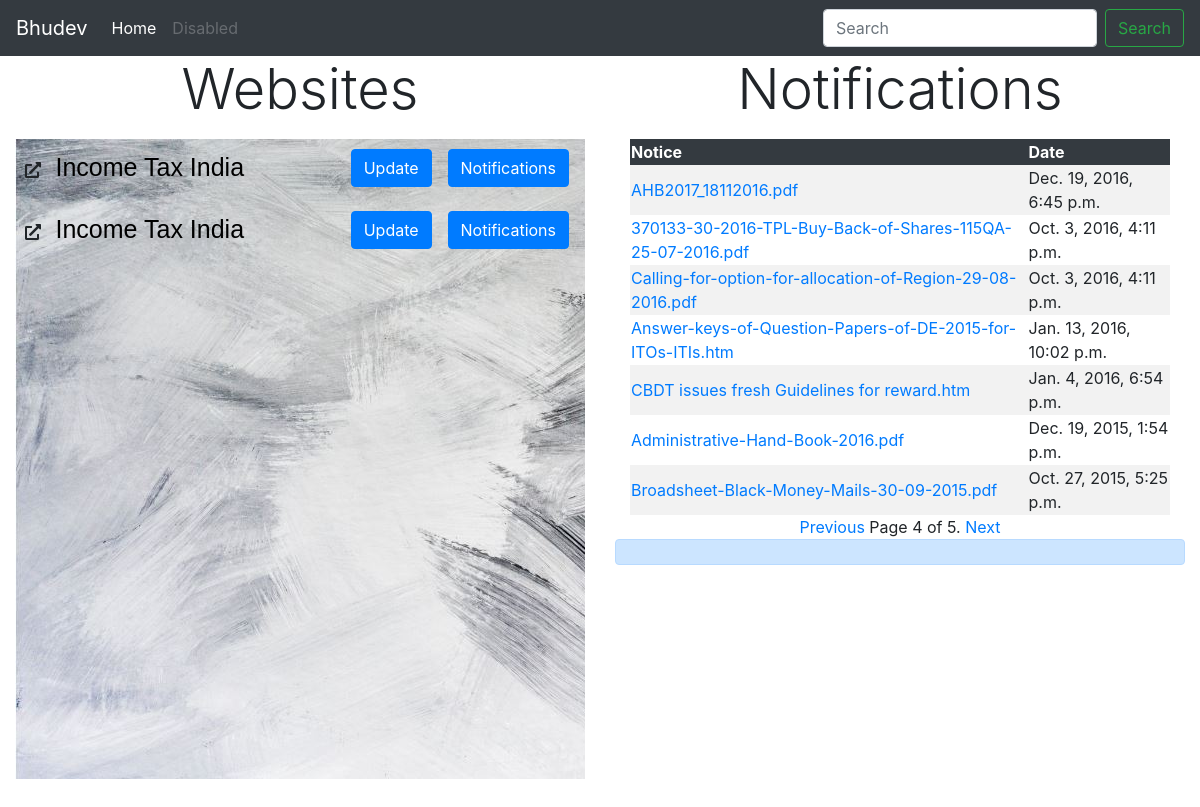
The page /scrap/show?page=4 on the database its author committed.
### scrap/models.py (models this page shows)
class Notif(models.Model):
    title = models.CharField(max_length=500,
                             unique_for_date='publish')
    link = models.CharField(max_length=1000)
    publish = models.DateTimeField(null=True, blank=True)
    info = models.TextField()

### scrap/views.py (the view)
# urls.py: path('show', views.show_data, name='show'),
def show_data(request):
    object_list = Notif.objects.all().order_by('-publish')
    paginator = Paginator(object_list,7) # 5 notices in each page
    page = request.GET.get('page')
    try:
        notices = paginator.page(page)
    except PageNotAnInteger:
        notices = paginator.page(1)
    except EmptyPage:
        notices = paginator.page(paginator.num_pages)
    return render(request,
                  'scrap/incometax/show.html',
                  {'page': page,
                   'notices':notices})

### scrap/templates/scrap/incometax/show.html
{% extends "scrap/home.html" %}
{% block content %}
<table class="table-striped  w-100 d-block d-md-table">
  <thead class="table-dark">
    <tr>
      <th scope="col">Notice</th>
      <th scope="col">Date</th>
    </tr>
  </thead>
 <tbody>
{%for notice in notices%}
    <tr>
      <td><a href="{{notice.link}}">{{notice.title}}</a></td>
      <td>{{notice.publish}}</td>
    </tr>
{%endfor%}
</tbody>
</table>
<div style="text-align:center">
{% include "pagination.html" with page=notices %}
</div>
{% endblock %}

### rows shown on the page
Notif: title "AHB2017_18112016.pdf", publish "Dec. 19, 2016, 6:45 p.m."
Notif: title "370133-30-2016-TPL-Buy-Back-of-Shares-115QA-25-07-2016.pdf", publish "Oct. 3, 2016, 4:11 p.m."
Notif: title "Calling-for-option-for-allocation-of-Region-29-08-2016.pdf", publish "Oct. 3, 2016, 4:11 p.m."
Notif: title "Answer-keys-of-Question-Papers-of-DE-2015-for-ITOs-ITIs.htm", publish "Jan. 13, 2016, 10:02 p.m."
Notif: title "CBDT issues fresh Guidelines for reward.htm", publish "Jan. 4, 2016, 6:54 p.m."
Notif: title "Administrative-Hand-Book-2016.pdf", publish "Dec. 19, 2015, 1:54 p.m."
Notif: title "Broadsheet-Black-Money-Mails-30-09-2015.pdf", publish "Oct. 27, 2015, 5:25 p.m."

### other values the page prints
{{ page.number }} "4"
{{ page.paginator.num_pages }} "5"
